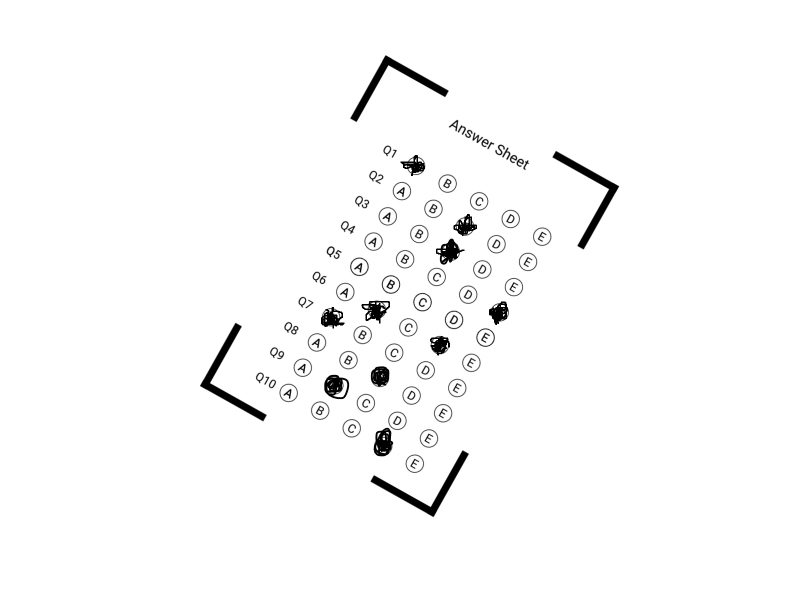
#> input picture img/test.jpg, 1600 x 1200 px (shown at 1/2 size)
$ python omr.py --input ../img/test.jpg
#> lines starting #> are read from the running program, lines starting #| are printed output that depends on the picture; after the words box and inside, x2 and y2 are one past the last pixel; in counts of white or black regions, pixels touching at a corner belong together
import argparse
import cv2
import math
import numpy as np


CORNER_FEATS = (
    0.322965313273202,
    0.19188334690998524,
    1.1514327482234812,
    0.998754685666376,
)

TRANSF_SIZE = 512


def normalize(im):
    return cv2.normalize(im, np.zeros(im.shape), 0, 255, norm_type=cv2.NORM_MINMAX)

def get_approx_contour(contour, tol=.01):
    """Get rid of 'useless' points in the contour"""
    epsilon = tol * cv2.arcLength(contour, True)
    return cv2.approxPolyDP(contour, epsilon, True)

def get_contours(image_gray):
    contours, hierarchy = cv2.findContours(
        image_gray, cv2.RETR_TREE, cv2.CHAIN_APPROX_SIMPLE)

    return map(get_approx_contour, contours)


def get_corners(contours):
    return sorted(
        contours,
        key=lambda c: features_distance(CORNER_FEATS, get_features(c)))[:4]

def get_bounding_rect(contour):
    rect = cv2.minAreaRect(contour)
    box = cv2.boxPoints(rect)
    return np.int0(box)

def get_convex_hull(contour):
    return cv2.convexHull(contour)

def get_contour_area_by_hull_area(contour):
    return (cv2.contourArea(contour) /
            cv2.contourArea(get_convex_hull(contour)))

def get_contour_area_by_bounding_box_area(contour):
    return (cv2.contourArea(contour) /
            cv2.contourArea(get_bounding_rect(contour)))

def get_contour_perim_by_hull_perim(contour):
    return (cv2.arcLength(contour, True) /
            cv2.arcLength(get_convex_hull(contour), True))

def get_contour_perim_by_bounding_box_perim(contour):
    return (cv2.arcLength(contour, True) /
            cv2.arcLength(get_bounding_rect(contour), True))

def get_features(contour):
    try:
        return (
            get_contour_area_by_hull_area(contour),
            get_contour_area_by_bounding_box_area(contour),
            get_contour_perim_by_hull_perim(contour),
            get_contour_perim_by_bounding_box_perim(contour),
        )
    except ZeroDivisionError:
        return 4*[np.inf]

def features_distance(f1, f2):
    return np.linalg.norm(np.array(f1) - np.array(f2))

# Default mutable arguments should be harmless here
def draw_point(point, img, radius=5, color=(0, 0, 255)):
    cv2.circle(img, tuple(point), radius, color, -1)

def get_centroid(contour):
    m = cv2.moments(contour)
    x = int(m["m10"] / m["m00"])
    y = int(m["m01"] / m["m00"])
    return (x, y)

def order_points(points):
    """Order points counter-clockwise-ly."""
    origin = np.mean(points, axis=0)

    def positive_angle(p):
        x, y = p - origin
        ang = np.arctan2(y, x)
        return 2 * np.pi + ang if ang < 0 else ang

    return sorted(points, key=positive_angle)

def get_outmost_points(contours):
    all_points = np.concatenate(contours)
    return get_bounding_rect(all_points)

def perspective_transform(img, points):
    """Transform img so that points are the new corners"""

    source = np.array(
        points,
        dtype="float32")

    dest = np.array([
        [TRANSF_SIZE, TRANSF_SIZE],
        [0, TRANSF_SIZE],
        [0, 0],
        [TRANSF_SIZE, 0]],
        dtype="float32")

    img_dest = img.copy()
    transf = cv2.getPerspectiveTransform(source, dest)
    warped = cv2.warpPerspective(img, transf, (TRANSF_SIZE, TRANSF_SIZE))
    return warped

def sheet_coord_to_transf_coord(x, y):
    return list(map(lambda n: int(np.round(n)), (
        TRANSF_SIZE * x/744.055,
        TRANSF_SIZE * (1 - y/1052.362)
    )))

def get_question_patch(transf, q_number):
    # Top left
    tl = sheet_coord_to_transf_coord(
        200,
        850 - 80 * (q_number - 1)
    )

    # Bottom right
    br = sheet_coord_to_transf_coord(
        650,
        800 - 80 * (q_number - 1)
    )
    return transf[tl[1]:br[1], tl[0]:br[0]]

def get_question_patches(transf):
    for i in range(1, 11):
        yield get_question_patch(transf, i)

def get_alternative_patches(question_patch):
    for i in range(5):
        x0, _ = sheet_coord_to_transf_coord(100 * i, 0)
        x1, _ = sheet_coord_to_transf_coord(50 + 100 * i, 0)
        yield question_patch[:, x0:x1]

def draw_marked_alternative(question_patch, index):
    cx, cy = sheet_coord_to_transf_coord(
        50 * (2 * index + .5),
        50/2)
    draw_point((cx, TRANSF_SIZE - cy), question_patch, radius=5, color=(255, 0, 0))

def get_marked_alternative(alternative_patches):
    means = list(map(np.mean, alternative_patches))
    sorted_means = sorted(means)

    # Simple heuristic
    if sorted_means[0]/sorted_means[1] > .7:
        return None

    return np.argmin(means)

def get_letter(alt_index):
    return ["A", "B", "C", "D", "E"][alt_index] if alt_index is not None else "N/A"

def get_answers(source_file):
    """Run the full pipeline:

        - Load image
        - Convert to grayscale
        - Filter out high frequencies with a Gaussian kernel
        - Apply threshold
        - Find contours
        - Find corners among all contours
        - Find 'outmost' points of all corners
        - Apply perpsective transform to get a bird's eye view
        - Scan each line for the marked answer
    """
#> called with source_file = '../img/test.jpg'

    im_orig = cv2.imread(source_file)
#> im_orig is the input picture: shape (1200, 1600, 3); min 0, max 255, mean 249.5

    blurred = cv2.GaussianBlur(im_orig, (11, 11), 10)
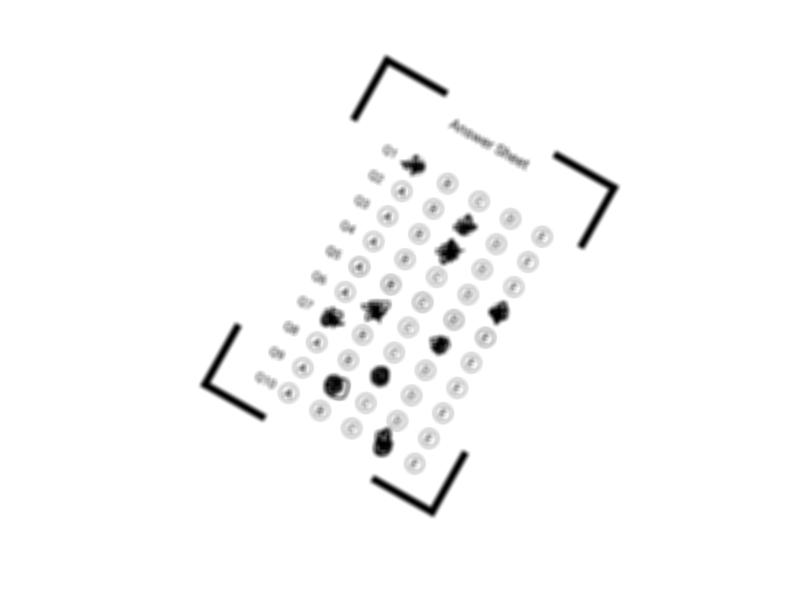
#> blurred: shape (1200, 1600, 3) (shown at 1/2 size); min 0, max 255, mean 249.5

    im = normalize(cv2.cvtColor(blurred, cv2.COLOR_BGR2GRAY))

    ret, im = cv2.threshold(im, 127, 255, cv2.THRESH_BINARY)
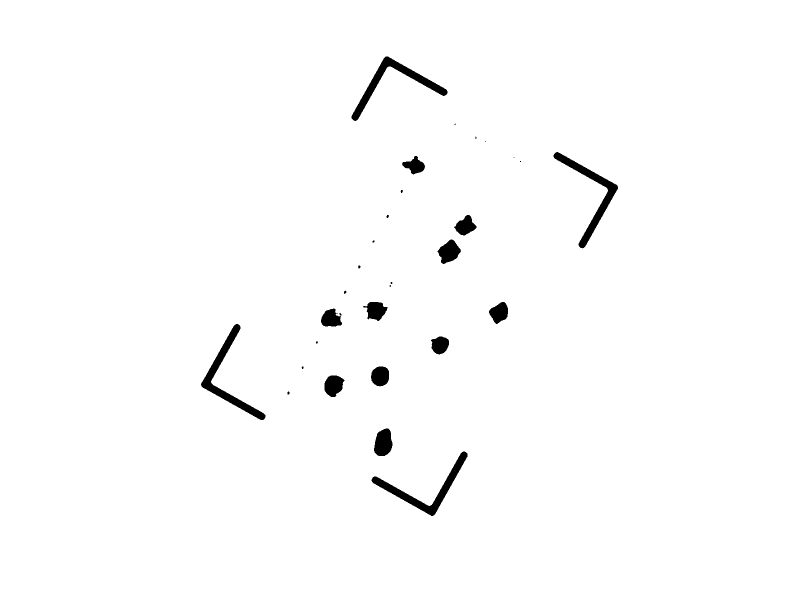
#> im: shape (1200, 1600) (shown at 1/2 size); 98.6% white; 30 black regions (11 under 20 px)

    contours = get_contours(im)
#> in get_contours, `contours, hierarchy = cv2.findContours( image_gray, cv2.RETR_TREE, cv2..`: contours = 31 contours, 7 with area under 20; largest, box (x1, y1, x2, y2) and area: (0, 0, 1600, 1200) 1917201, (1106, 303, 1237, 498) 4199, (401, 647, 532, 841) 4196, (702, 112, 896, 243) 4196, (742, 902, 936, 1033) 4192
    corners = get_corners(contours)
#> corners = 4 contours; box (x1, y1, x2, y2) and area: (702, 112, 896, 238) 3809, (1110, 303, 1237, 498) 3796, (401, 647, 527, 841) 3745, (742, 907, 936, 1033) 3745

    cv2.drawContours(im_orig, corners, -1, (0, 255, 0), 3)
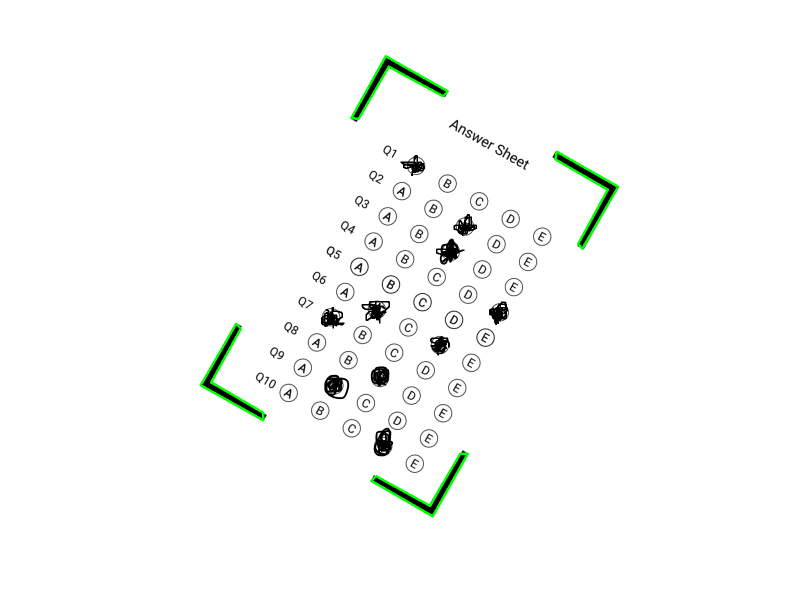
#> im_orig: shape (1200, 1600, 3) (shown at 1/2 size); 0.57% of pixels changed, all inside (x1, y1, x2, y2) = (399, 110, 1239, 1035)

    outmost = order_points(get_outmost_points(corners))
#> in get_outmost_points, `all_points = np.concatenate(contours)`: all_points = contour of 24 points, box (x1, y1, x2, y2) (401, 112, 1237, 1033), area 45870
#> in order_points, `origin = np.mean(points, axis=0)`: origin = [818, 570.8]
#> in positive_angle, `x, y = p - origin`: x = 47; y = 460.2
#> in positive_angle, `ang = np.arctan2(y, x)`: ang = 1.47
#> outmost = [[865, 1031], [400, 770], [771, 110], [1236, 372]]

    transf = perspective_transform(im_orig, outmost)
#> in perspective_transform, `transf = cv2.getPerspectiveTransform(source, dest)`: transf = [[0.834, 0.469, -694.8], [-0.331, 0.588, 190.7], [-1.28e-06, -2.11e-06, 1]]
#> in perspective_transform, `warped = cv2.warpPerspective(img, transf, (TRANSF_SIZE, TRANSF_SIZE))`:
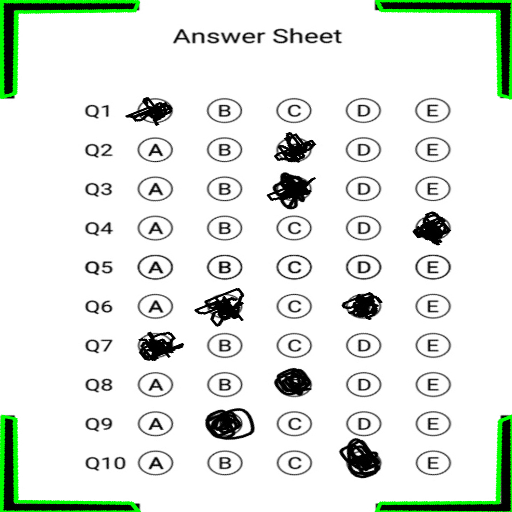
#> warped: shape (512, 512, 3); mean B, G, R 227.2, 232.8, 227.2

    answers = []
    for i, q_patch in enumerate(get_question_patches(transf)):
#> in get_question_patch, `tl = sheet_coord_to_transf_coord( 200, 850 - 80 * (q_number - 1) )`: tl = [138, 98]
#> in get_question_patch, `br = sheet_coord_to_transf_coord( 650, 800 - 80 * (q_number - 1) )`: br = [447, 123]
        alt_index = get_marked_alternative(get_alternative_patches(q_patch))

        if alt_index is not None:
            draw_marked_alternative(q_patch, alt_index)

        answers.append(get_letter(alt_index))
#> this loop made 10 passes
#> after the loop, answers = ['A', 'C', 'C', 'E', 'N/A', 'N/A', 'A', 'C', 'B', 'D']

    #cv2.imshow('orig', im_orig)
    #cv2.imshow('blurred', blurred)
    #cv2.imshow('bw', im)

    return answers, transf

def main():
    parser = argparse.ArgumentParser()

    parser.add_argument(
        "--input",
        help="Input image filename",
        required=True,
        type=str)

    parser.add_argument(
        "--output",
        help="Output image filename",
        type=str)

    parser.add_argument(
        "--show",
        action="store_true",
        help="Displays annotated image")

    args = parser.parse_args()

    answers, im = get_answers(args.input)
#> im: shape (512, 512, 3)

    for i, answer in enumerate(answers):
        print("Q{}: {}".format(i + 1, answer))
#> this loop made 10 passes
#| Q1: A
#| Q2: C
#| Q3: C
#| Q4: E
#| Q5: N/A
#| Q6: N/A
#| Q7: A
#| Q8: C
#> (further printed lines are left out)

    if args.output:
        cv2.imwrite(args.output, im)
        print("Wrote image to {}".format(args.output))

    if args.show:
        cv2.imshow('trans', im)

        print("Close image window and hit ^C to quit.")
        while True:
            cv2.waitKey()

if __name__ == '__main__':
    main()
